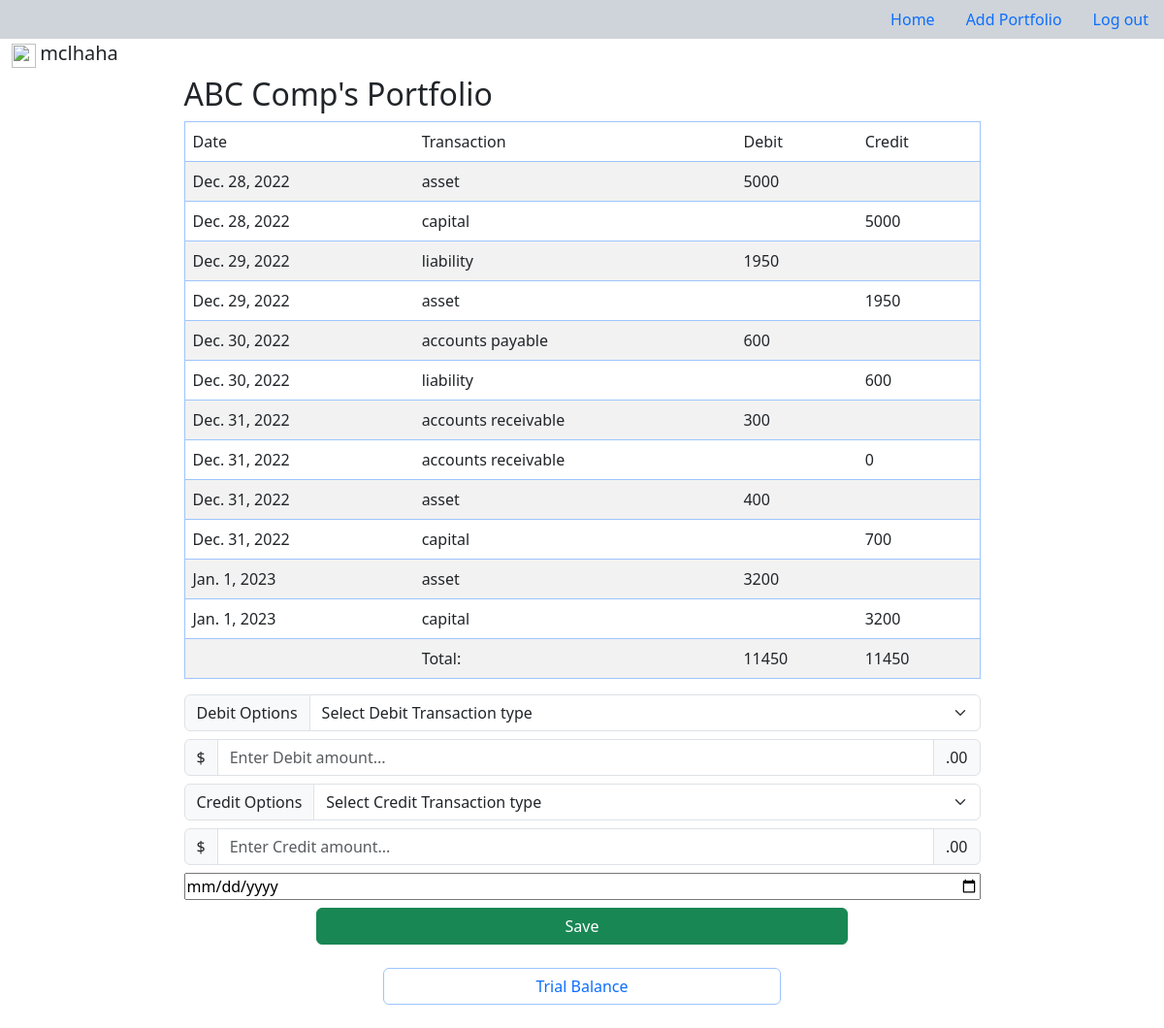
The page /pfl-journal/pk=16 (signed in) on the database its author committed.
### app/models.py (models this page shows, shortened)
class Portfolio(models.Model):
	user = models.ForeignKey(User, on_delete=models.CASCADE, null=True)
	name = models.CharField(max_length=30)

class Transaction(models.Model):
	journal_list = models.ForeignKey(Portfolio,on_delete=models.CASCADE)
	trans_name = models.CharField(max_length=30)
	trans_type = models.CharField(max_length=3)
	amount = models.IntegerField()
	date = models.DateField()

### app/views.py (the view, shortened to what this page needs)
# urls.py: path('pfl-journal/pk=<int:pk>', Journal.as_view(), name='pfl-detail'),
class Journal(LoginRequiredMixin,DetailView):
	model = Portfolio
	template_name = 'app/journal.html'
	context_object_name = 'pfl'
	def get(self,*args,**kwargs):
		return super(Journal, self).get(*args,**kwargs)
	def dispatch(self,request,pk,*args,**kwargs):
		dbt_trans, dbt_amt = request.POST.get('dbt'), request.POST.get('dbt-amt')
		cdt_trans, cdt_amt = request.POST.get('cdt'), request.POST.get('cdt-amt')
		trans_date = request.POST.get('trans-date')
		pfl = self.model.objects.get(id=pk)
		return super(Journal, self).dispatch(request,*args,**kwargs)

### app/templatetags/app_extras.py (called while the page is built)
@register.simple_tag(takes_context=True)
def journal_table(context, pfl):
    request = context.get('request')
    trans_table = []
    debit_total, credit_total = 0, 0
    for trans in pfl.transaction_set.all():
        if trans.trans_type == 'dbt':
            trans_table.append((trans.date, trans.trans_name, trans.amount, ''))
            debit_total += trans.amount
        else:
            trans_table.append((trans.date, trans.trans_name, '', trans.amount))
            credit_total += trans.amount
    context = {'tbl': trans_table, 'dt': debit_total, 'ct': credit_total}
    return context

### app/templates/app/journal.html (shortened to what this page needs)
{% extends 'app/base.html' %}
{% load app_extras %}
{% block content %}
<div class="w-75 mx-auto p-2">
	<h2>{{pfl.name}}'s Portfolio</h2>
	{% journal_table pfl as jt %}
	<div>
		<table class="mx-auto table table-striped border border-primary-subtle">
			<thead>
				<tr class="bg-info">
					<td>Date</td>
					<td>Transaction</td>
					<td>Debit</td>
					<td>Credit</td>
				</tr>
			</thead>
			<tbody>
				{% for transaction in jt.tbl %}
					<tr class="bg-secondary-subtle">
						{% for items in transaction %}
							<td>{{items}}</td>
						{% endfor %}
					</tr>
				{% endfor %}
				<tr class="bg-info-subtle">
					<td></td>
					<td>Total:</td>
					<td>{{jt.dt}}</td>
					<td>{{jt.ct}}</td>
				</tr>
			</tbody>
		</table>
	</div>
	<form method="post" action="">
		<div class="vstack gap-2">
			<div class="input-group">
				<label class="input-group-text" for="inputGroupSelect01">Debit Options</label>
				<select name="dbt" class="form-select" id="inputGroupSelect01">
					<option disabled="" selected="" value="">Select Debit Transaction type</option>
				</select>
			</div>
			<div class="input-group mb">
				<span class="input-group-text">$</span>
	        		<input type="number" class="form-control" name="dbt-amt" placeholder="Enter Debit amount...">
				<span class="input-group-text">.00</span>
			</div>
			<div class="input-group">
				<label class="input-group-text" for="inputGroupSelect02">Credit Options</label>
				<select name="cdt" class="form-select" id="inputGroupSelect02">
					<option disabled="" selected="" value="">Select Credit Transaction type</option>
				</select>
			</div>
			<div class="input-group">
				<span class="input-group-text">$</span>
	        		<input type="number" class="form-control" name="cdt-amt" placeholder="Enter Credit amount...">
				<span class="input-group-text">.00</span>
			</div>
			<div class="input-group d-grid col-6">
	        	<input type="date" name="trans-date">
	        </div>
	        <div class="d-grid col-8 mx-auto">
				<input class="btn btn-success" type="submit" name="save" value="Save">
			</div>
		</div>
	</form>
    <div class="d-grid col-6 mx-auto mt-4">
		<button class="btn text-primary border-primary-subtle" onclick="window.location.href='/pfl-tb/pk={{pfl.id}}'">Trial Balance</button>
	</div>
</div>
{% endblock %}

### app/templates/app/base.html (shortened to what this page needs)
<!DOCTYPE html>
<html>
<head>
    <link href="https://cdn.jsdelivr.net/npm/bootstrap@5.3.0-alpha1/dist/css/bootstrap.min.css" rel="stylesheet">
</head>
<body class="mb-3">
    <nav>
        <ul class="nav justify-content-end bg-dark-subtle">
            <li class="nav-item">
                <a class="nav-link active" href="{% url 'pfl-list' %}">Home</a>
            </li>
            <li class="nav-item">
                <a class="nav-link" href="{% url 'pfl-create' %}">Add Portfolio</a>
            </li>
            <li class="nav-item">
                <a class="nav-link" href="{% url 'logout' %}">Log out</a>
            </li>
        </ul>
    </nav>
    <div class="container-fluid">
        <img src="https://cdn-icons-png.flaticon.com/512/552/552721.png" style="height: 25px;width: 25px;">
        <span class="fs-5">{{request.user}}</span>
    </div>
    <div class="container">
        {% block content %}{% endblock %}
    </div>
</body>

### rows shown on the page
Portfolio: name "ABC Comp"
Transaction: transaction "Dec. 28, 2022" "asset"
Transaction: transaction "Dec. 28, 2022" "capital"
Transaction: transaction "Dec. 29, 2022" "liability"
Transaction: transaction "Dec. 29, 2022" "asset"
Transaction: transaction "Dec. 30, 2022" "accounts payable"
Transaction: transaction "Dec. 30, 2022" "liability"
Transaction: transaction "Dec. 31, 2022" "accounts receivable"
Transaction: transaction "Dec. 31, 2022" "accounts receivable"
Transaction: transaction "Dec. 31, 2022" "asset"
Transaction: transaction "Dec. 31, 2022" "capital"
Transaction: transaction "Jan. 1, 2023" "asset"
Transaction: transaction "Jan. 1, 2023" "capital"

### other values the page prints
{{ request.user }} "mclhaha"
{{ items }} "5000" "5000" "1950" "1950" "600" "600" "300" "0" "400" "700" "3200" "3200"
{{ jt.dt }} "11450"
{{ jt.ct }} "11450"
